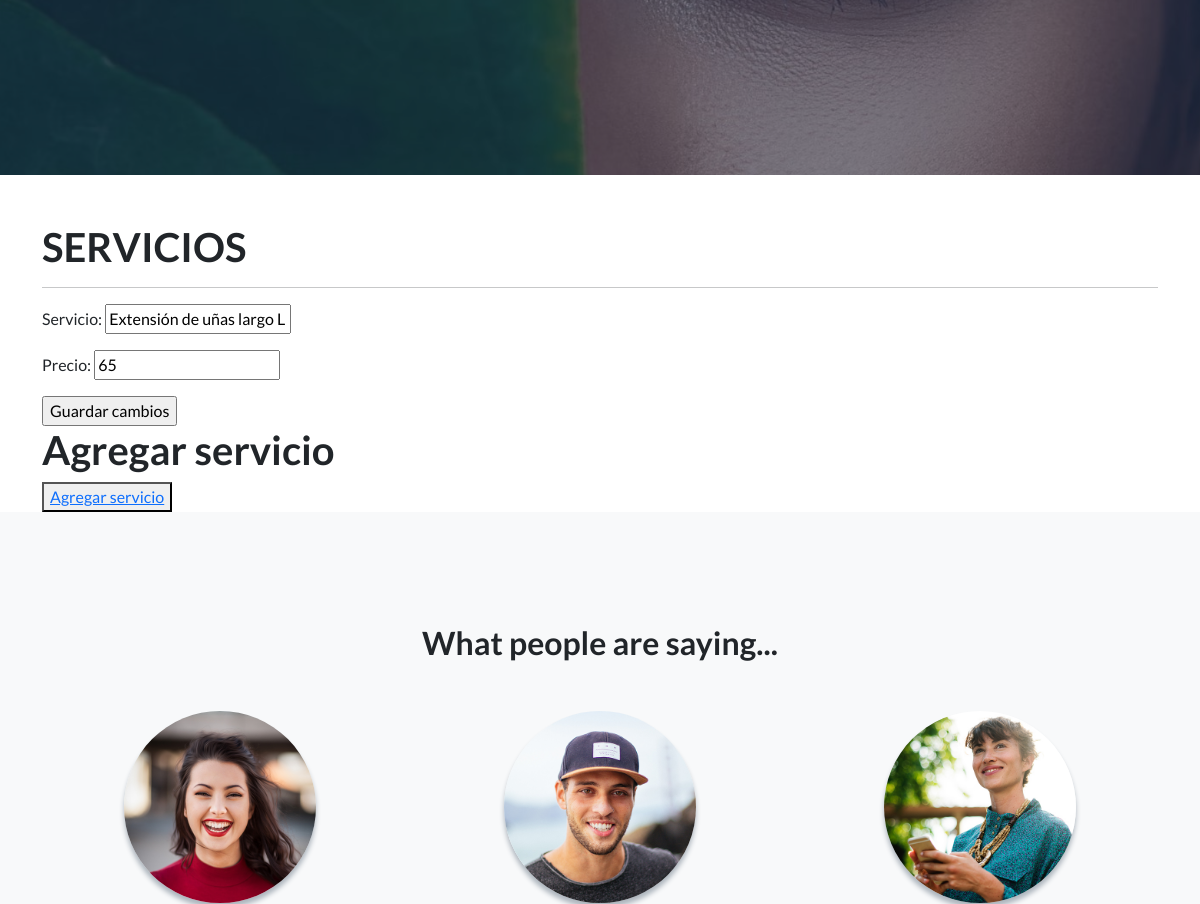
The app's page /editar-servicios/6 (signed in, middle part), older data.
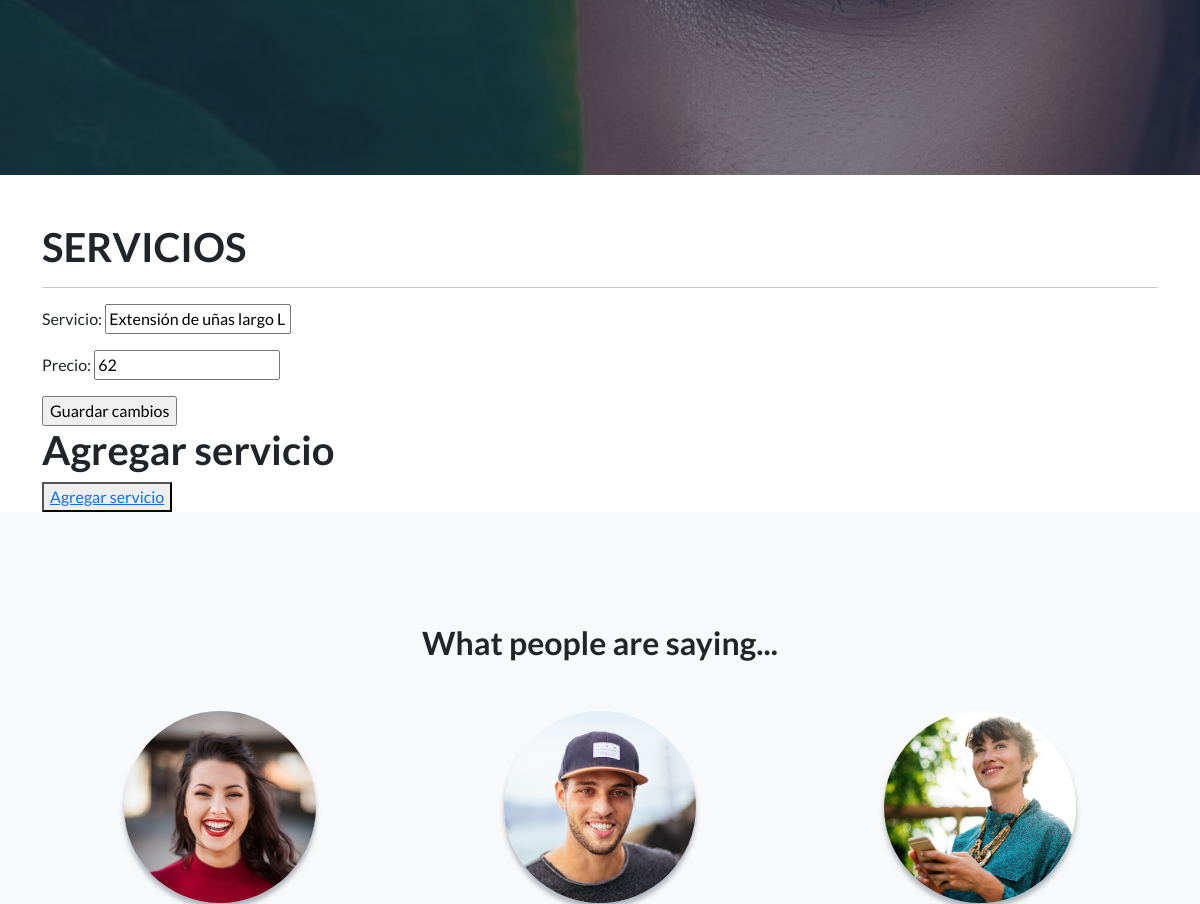
The same page, newer data.
### AppBeautyStudio/models.py (models this page shows, shortened)
class Servicio(models.Model):
    servicio = models.CharField(max_length=50)
    precio = models.IntegerField()

### AppBeautyStudio/views.py (the view)
# urls.py: path('editar-servicios/<servicio_id>', editar_servicio, name='editar-servicios'),
@login_required()
def editar_servicio(request, servicio_id):
    servicio= Servicio.objects.get(id=servicio_id)
    if request.method =='POST':
        mi_formulario =ServicioFormulario(request.POST)  #aqui me llega toda la info del html
        print(mi_formulario)
        if mi_formulario.is_valid: #si paso la validacion de Django
            informacion = mi_formulario.cleaned_data
            servicio.servicio = informacion['servicio']
            servicio.precio = informacion['precio']
            servicio.save()
            servicios = Servicio.objects.all()
            contexto = {'servicios': servicios}
            return render(request, 'AppBeautyStudio/leer-servicios.html', contexto)
    else:
        mi_formulario = ServicioFormulario(initial={'servicio':servicio.servicio, 'precio':servicio.precio})
        servicios = Servicio.objects.all()
        contexto = {'mi_formulario':mi_formulario, 'servicio_id':servicio_id}
        return render(request, 'AppBeautyStudio/editar-servicios.html', contexto)

### AppBeautyStudio/forms.py
class ServicioFormulario(forms.Form):
    servicio = forms.CharField()
    precio = forms.IntegerField()

### AppBeautyStudio/templates/AppBeautyStudio/editar-servicios.html (shortened to what this page needs)
{% extends 'AppBeautyStudio/padre.html' %}
{% block contenido %}
<section class="mt-5">
    <div class="container">
        <div class="row">
            <div class="col-lg-12">
                <h1>SERVICIOS</h1>
                {% if mi_formulario %}
                <hr>
                <form action="" method="POST">
                    {{ mi_formulario.as_p }}
                    <input type="submit" value="Guardar cambios">
                </form>
                {% endif %}
                <h1>Agregar servicio</h1>
                    <button>
                    <a href="{% url 'servicios-formulario' %}">Agregar servicio</a>
                    </button>
            </div>
        </div>
    </div>
</section>
{% endblock contenido %}

Row changes from the older to the newer data that the page shows:
changed Servicio "Extensión de uñas largo L": precio "65" → "62"
